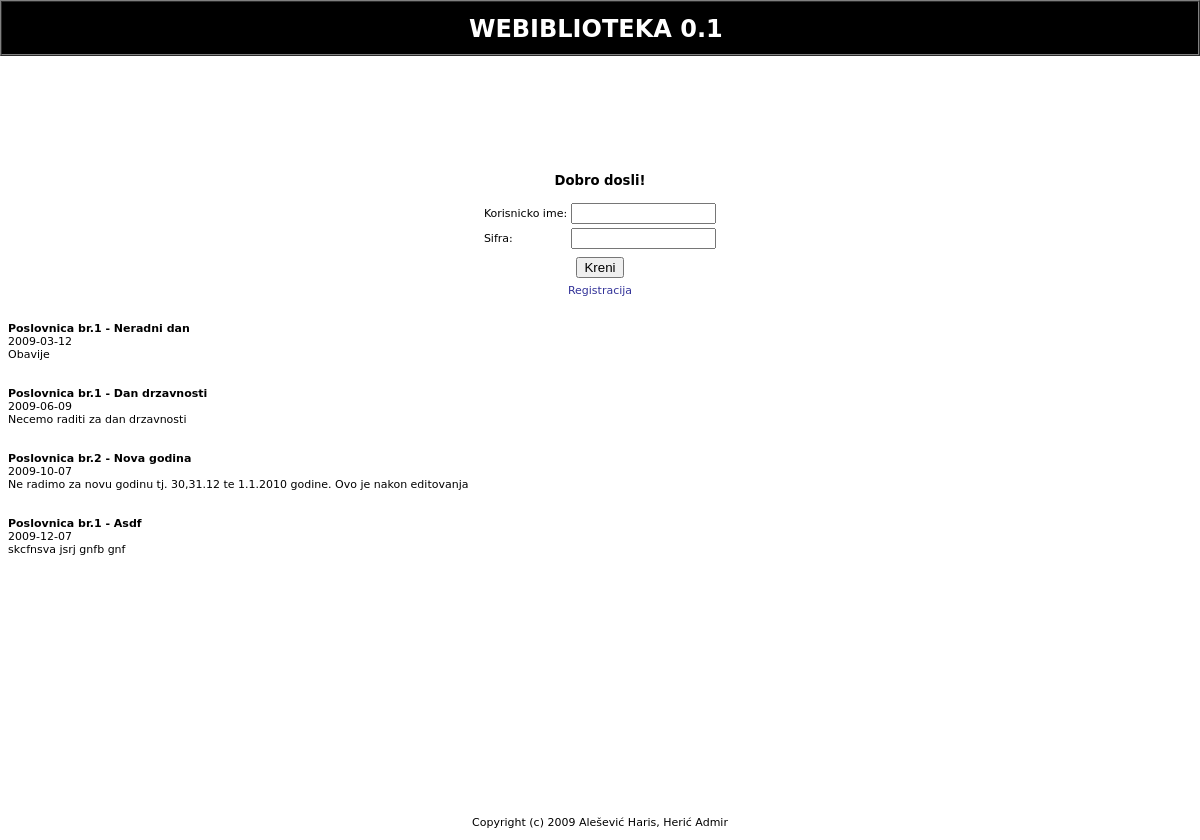
Before: / with the older database file.
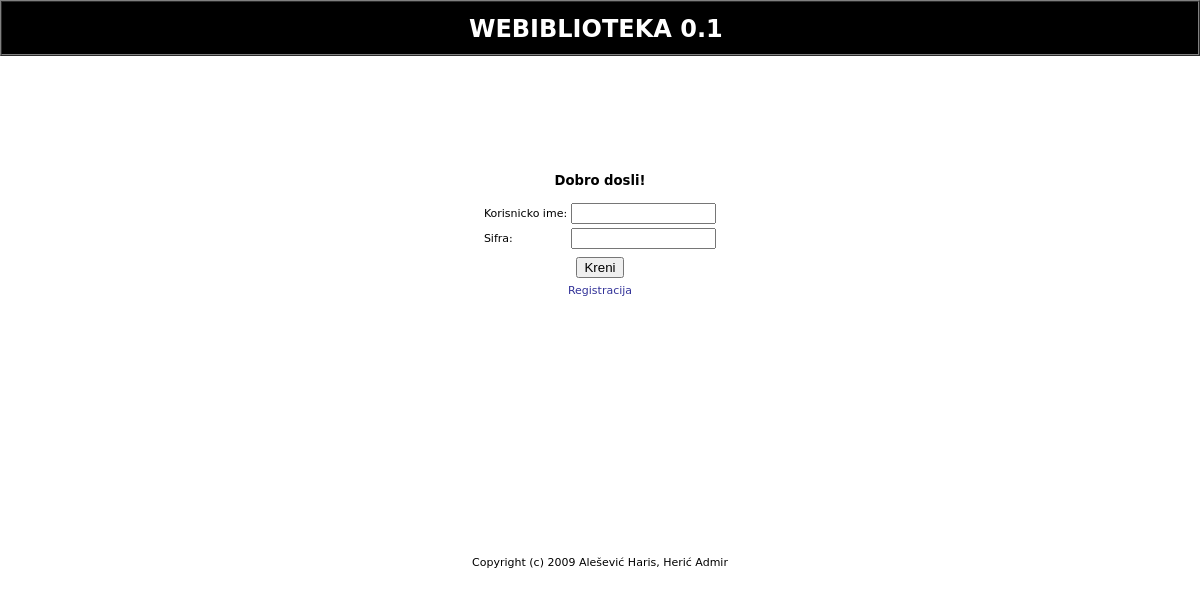
After: the same page with the newer database file.
### tables this page shows
CREATE TABLE `obavijest` (
  `idObavijest` int(11) NOT NULL auto_increment,
  `Naslov` varchar(25) NOT NULL,
  `Tekst` text NOT NULL,
  `Datum` date default NULL,
  `idOsoba` int(11) NOT NULL,
  `idPoslovnica` int(11) NOT NULL,
  PRIMARY KEY  (`idObavijest`),
  KEY `fk_Obavijest_Osoba1` (`idOsoba`),
  KEY `fk_Obavijest_Poslovnica1` (`idPoslovnica`)
);

CREATE TABLE `poslovnica` (
  `idPoslovnica` int(11) NOT NULL auto_increment,
  `Naziv` varchar(45) NOT NULL,
  `UlicaIBroj` varchar(25) NOT NULL,
  `PostanskiBroj` varchar(5) NOT NULL,
  `Grad` varchar(25) NOT NULL,
  `Telefon` varchar(13) default NULL,
  `Email` varchar(50) default NULL,
  `idBiblioteka` int(11) NOT NULL,
  PRIMARY KEY  (`idPoslovnica`),
  KEY `fk_Poslovnica_Biblioteka1` (`idBiblioteka`)
);

### lib/biblioteka.php (called while the page is built, shortened)
<?
function myquery($query) {
	if ($r = @mysql_query($query)) {
		return $r;
	}
	exit;
}
?>

### public/intro.php (the view, shortened to what this page needs)
<?
function public_intro() {
	?>
		<table width="100%" border="0" cellspacing="4" cellpadding="0">
			<tr>
			<td valign="top">
			<p>&nbsp;</p><br><br><br><br><br><br>
			<?
				login_forma();
			?>
			</td>
			</tr>
			<tr><td>
			<?
				zadnje_obavijesti();
			?>
			</td></tr>
		</table>
	<?
}
function login_forma() {
	$uri=$_SERVER['PHP_SELF'];
	?>
	<center><table border="0" cellpadding="5" bgcolor="#FFFFFF">
	<tr>
		<td align="center">
		<big><b>Dobro dosli!</b></big>
		</td>
	</tr>
	<tr>
		<td align="center">
		<form action="<?=$uri?>" method="POST">
		<table border="0">
			<tr><td>Korisnicko ime:</td><td><input type="text" name="login" size="15"></td></tr>
			<tr><td>Sifra:</td><td><input type="password" name="pass" size="15"></td></tr>
			<tr><td colspan="2" align="center"><input type="submit" value="Kreni"></td></tr>
			<tr><td colspan="2" align="center"><a href="public/registracija.php">Registracija</td></tr></table>
		</form>
		</td>
	</tr>
	</table></center>
	<?
}
?>
<?
function zadnje_obavijesti() {
	$q01 = myquery("SELECT o.idObavijest, o.naslov, o.datum, p.naziv, o.tekst FROM obavijest o, poslovnica p WHERE o.idPoslovnica=p.idPoslovnica");
	while ($obavijest=mysql_fetch_row($q01)) {
		print "<b>".$obavijest[3]." - ".$obavijest[1]."</b><br>".$obavijest[2]."<br>".$obavijest[4]."<br><br><br>";
	}
}
?>

Changed rows visible on the page:
removed obavijest: idPoslovnica.Naziv "Poslovnica br.1", Naslov "Neradni dan", Datum "2009-03-12", Tekst "Obavije"
removed obavijest: idPoslovnica.Naziv "Poslovnica br.1", Naslov "Dan drzavnosti", Datum "2009-06-09", Tekst "Necemo raditi za dan drzavnosti"
removed obavijest: idPoslovnica.Naziv "Poslovnica br.2", Naslov "Nova godina", Datum "2009-10-07", Tekst "Ne radimo za novu godinu tj. 30,31.12 te 1.1.2010 godine. Ovo je nakon editovanja"
removed obavijest: idPoslovnica.Naziv "Poslovnica br.1", Naslov "Asdf", Datum "2009-12-07", Tekst "skcfnsva jsrj gnfb gnf"
